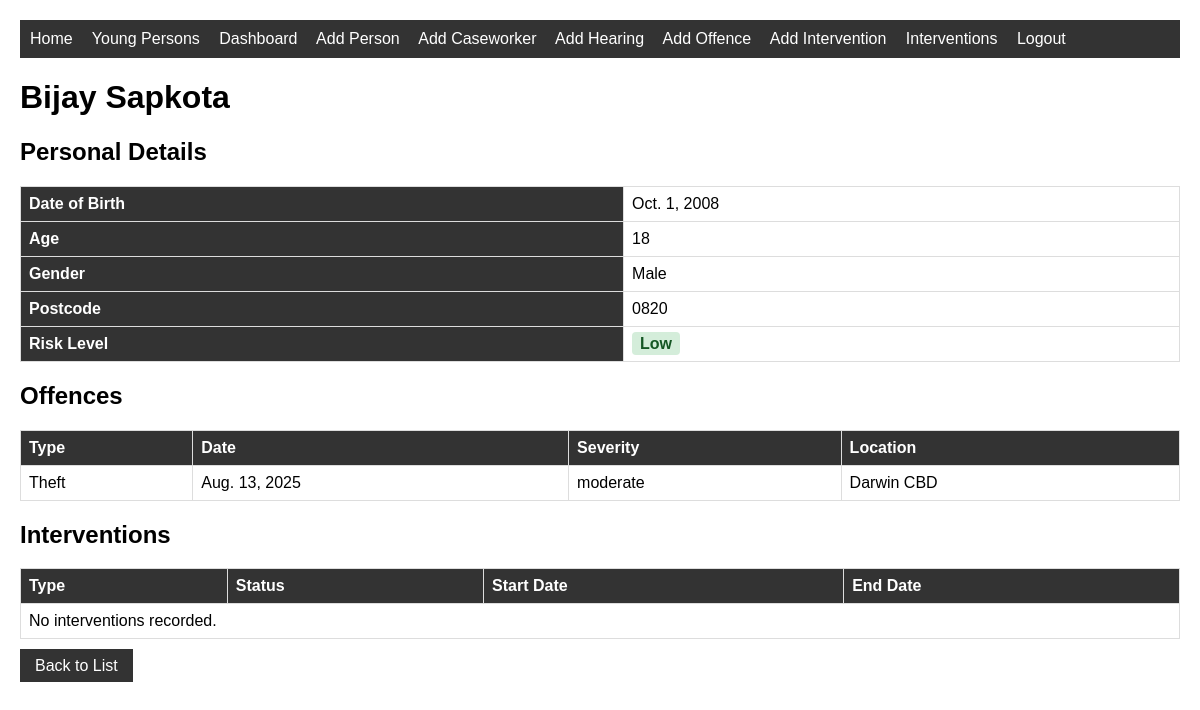
Page /youngperson/3/ (signed in) on the earlier database version.
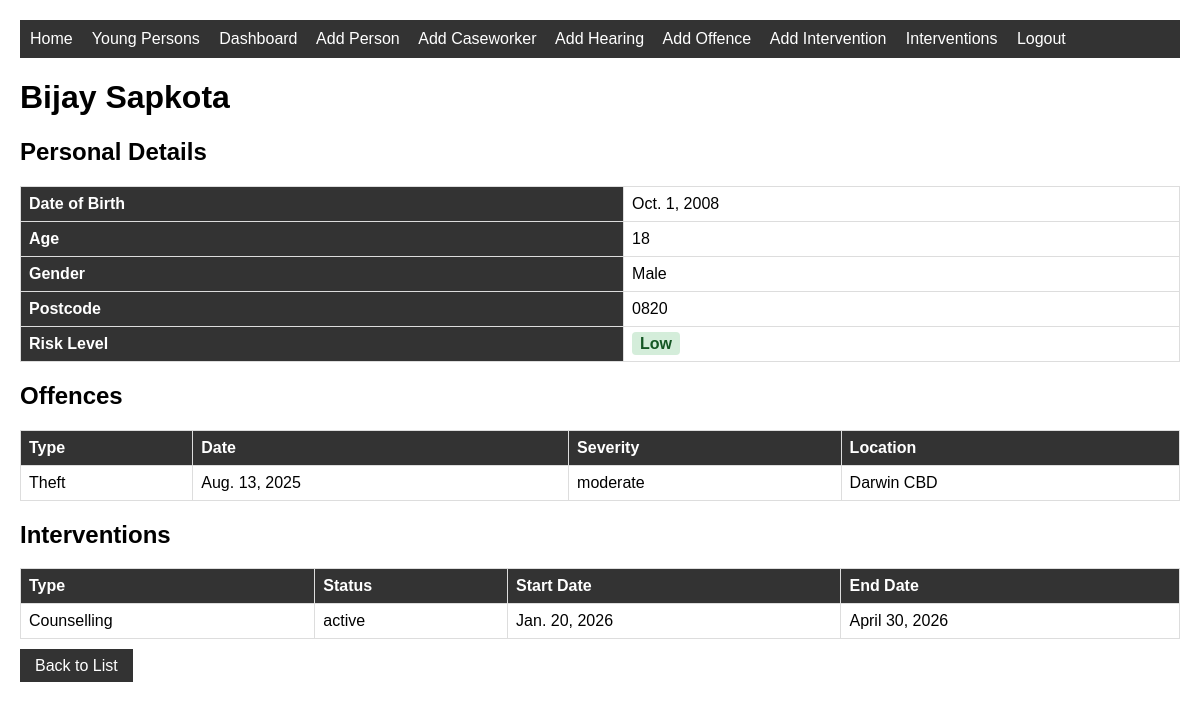
Same page on the later database version.
### justice/models.py (models this page shows, shortened)
class YoungPerson(models.Model):
    RISK_CHOICES = [
        ('low', 'Low'),
        ('medium', 'Medium'),
        ('high', 'High'),
    ]
    first_name = models.CharField(max_length=100)
    last_name = models.CharField(max_length=100)
    date_of_birth = models.DateField()
    gender = models.CharField(max_length=20)
    postcode = models.CharField(max_length=10)
    risk_level = models.CharField(max_length=10, choices=RISK_CHOICES)
    objects = models.Manager()
    high_risk = HighRiskManager()
    caseworkers = models.ManyToManyField(CaseWorker, blank=True)
    @property
    def age(self):
        from datetime import date
        today = date.today()
        return today.year - self.date_of_birth.year

class Offence(models.Model):
    SEVERITY_CHOICES = [
        ('minor', 'Minor'),
        ('moderate', 'Moderate'),
        ('serious', 'Serious'),
    ]
    young_person = models.ForeignKey(
        YoungPerson, on_delete=models.CASCADE, related_name='offences')
    offence_type = models.CharField(max_length=100)
    date_of_offence = models.DateField()
    location = models.CharField(max_length=200)
    severity = models.CharField(max_length=10, choices=SEVERITY_CHOICES)
    description = models.TextField()

class Intervention(models.Model):
    STATUS_CHOICES = [
        ('active', 'Active'),
        ('completed', 'Completed'),
        ('discontinued', 'Discontinued'),
    ]
    young_person = models.ForeignKey(
        YoungPerson, on_delete=models.CASCADE, related_name='interventions')
    assigned_worker = models.ForeignKey(
        CaseWorker, on_delete=models.SET_NULL, null=True)
    intervention_type = models.CharField(max_length=100)
    start_date = models.DateField()
    end_date = models.DateField(null=True, blank=True)
    status = models.CharField(max_length=20, choices=STATUS_CHOICES)
    outcome = models.TextField(blank=True)

### justice/views.py (the view)
# urls.py: path('youngperson/<int:pk>/', views.YoungPersonDetailView.as_view(), name='youngperson-detail'),
class YoungPersonDetailView(LoginRequiredMixin, DetailView):
    model = YoungPerson
    template_name = 'justice/youngperson_detail.html'
    context_object_name = 'youngperson'
    def get_queryset(self):
        return YoungPerson.objects.prefetch_related(
            'offences', 'interventions', 'hearings'
        )

### justice/templates/justice/youngperson_detail.html
{% extends 'justice/base.html' %}
{% block content %}
<h1>{{ youngperson.first_name }} {{ youngperson.last_name }}</h1>
<h2>Personal Details</h2>
<table>
    <tr><th>Date of Birth</th><td>{{ youngperson.date_of_birth }}</td></tr>
    <tr><th>Age</th><td>{{ youngperson.age }}</td></tr>
    <tr><th>Gender</th><td>{{ youngperson.gender }}</td></tr>
    <tr><th>Postcode</th><td>{{ youngperson.postcode }}</td></tr>
    <tr>
    <th>Risk Level</th>
    <td>
        {% if youngperson.risk_level == 'high' %}
            <span style="background:#ffcccc; color:#cc0000; padding:3px 8px; border-radius:4px; font-weight:bold;">High</span>
        {% elif youngperson.risk_level == 'medium' %}
            <span style="background:#fff3cd; color:#856404; padding:3px 8px; border-radius:4px; font-weight:bold;">Medium</span>
        {% else %}
            <span style="background:#d4edda; color:#155724; padding:3px 8px; border-radius:4px; font-weight:bold;">Low</span>
        {% endif %}
    </td>
    </tr>
</table>
<h2>Offences</h2>
<table>
    <tr>
        <th>Type</th>
        <th>Date</th>
        <th>Severity</th>
        <th>Location</th>
    </tr>
    {% for offence in youngperson.offences.all %}
    <tr>
        <td>{{ offence.offence_type }}</td>
        <td>{{ offence.date_of_offence }}</td>
        <td>{{ offence.severity }}</td>
        <td>{{ offence.location }}</td>
    </tr>
    {% empty %}
    <tr><td colspan="4">No offences recorded.</td></tr>
    {% endfor %}
</table>
<h2>Interventions</h2>
<table>
    <tr>
        <th>Type</th>
        <th>Status</th>
        <th>Start Date</th>
        <th>End Date</th>
    </tr>
    {% for intervention in youngperson.interventions.all %}
    <tr>
        <td>{{ intervention.intervention_type }}</td>
        <td>{{ intervention.status }}</td>
        <td>{{ intervention.start_date }}</td>
        <td>{{ intervention.end_date }}</td>
    </tr>
    {% empty %}
    <tr><td colspan="4">No interventions recorded.</td></tr>
    {% endfor %}
</table>
<br>
<a href="{% url 'justice:youngperson-list' %}" class="btn">Back to List</a>
{% endblock %}

### justice/templates/justice/base.html (shortened to what this page needs)
<!DOCTYPE html>
<html>
<head>
</head>
<body>
    <nav>
        <a href="{% url 'justice:home' %}">Home</a>
        <a href="{% url 'justice:youngperson-list' %}">Young Persons</a>
        <a href="{% url 'justice:dashboard' %}">Dashboard</a>
        <a href="{% url 'justice:youngperson-create' %}">Add Person</a>
        <a href="{% url 'justice:caseworker-create' %}">Add Caseworker</a>
        <a href="{% url 'justice:courthearing-create' %}">Add Hearing</a>
        <a href="{% url 'justice:offence-create' %}">Add Offence</a>
        <a href="{% url 'justice:intervention-create' %}">Add Intervention</a>
        <a href="{% url 'justice:intervention-list' %}">Interventions</a>
        <a href="{% url 'logout' %}">Logout</a>
    </nav>
    <div class="container">
        {% block content %}
        {% endblock %}
    </div>
</body>
</html>

### justice/templates/justice/base.html (style rules this page uses)
body { font-family: Arial, sans-serif; margin: 20px; }
nav { background: #333; padding: 10px; }
nav a { color: white; margin-right: 15px; text-decoration: none; }
.container { margin-top: 20px; }
table { width: 100%; border-collapse: collapse; }
th, td { border: 1px solid #ddd; padding: 8px; text-align: left; }
th { background-color: #333; color: white; }
.btn { padding: 8px 15px; background: #333; color: white; text-decoration: none; border: none; cursor: pointer; }

Differences in the rows shown:
added Intervention: intervention_type "Counselling", status "active", start_date "Jan. 20, 2026", end_date "April 30, 2026"
Other differences:
text no longer shown: "No interventions recorded."
